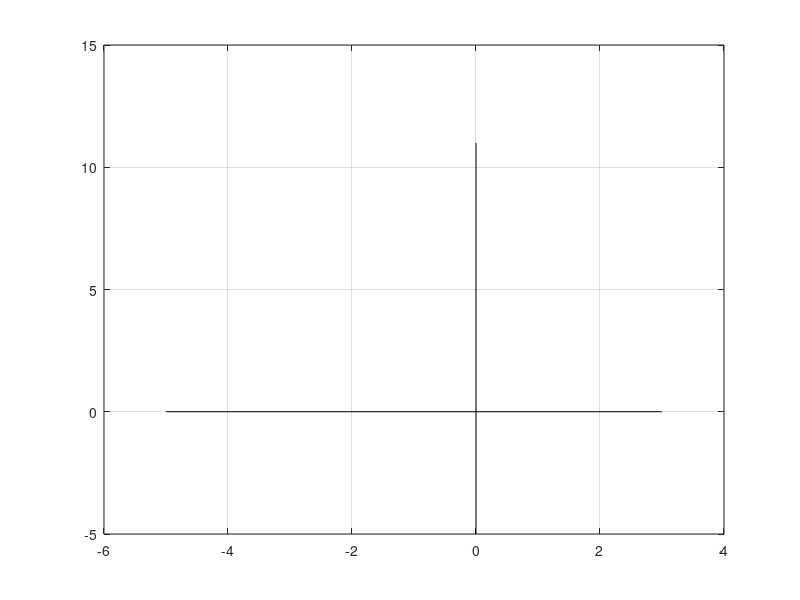

Recreate this plot in MATLAB.

%Program 3.2.  Polynomial Interpolation Program
%Click in Matlab figure window to locate data point.
%     Continue, to add more points.
%     Press return to terminate program.
function clickinterp
xl=-5;xr=3;yb=-5;yt=11;
plot([xl xr],[0 0],'k',[0 0],[yb yt],'k');grid on;
xlist=[];ylist=[];
k=0;                        % initialize counter k
while(0 == 0)        
  [xnew,ynew] = ginput(1);  % get mouse click
  if length(xnew) < 1
    break                   % if return pressed, terminate
  end                 
  k=k+1;                         % k counts clicks
  xlist(k)=xnew; ylist(k)=ynew;  % add new point to the list
  c=newtdd(xlist,ylist,k);       % get interpolation coeffs
  x=xl:.01:xr;                   % define x coordinates of curve
  y=nest(k-1,c,x,xlist);         % get y coordinates of curve
  plot(xlist,ylist,'o',x,y,[xl xr],[0,0],'k',[0 0],[yb yt],'k');
  axis([xl xr yb yt]);grid on;
end